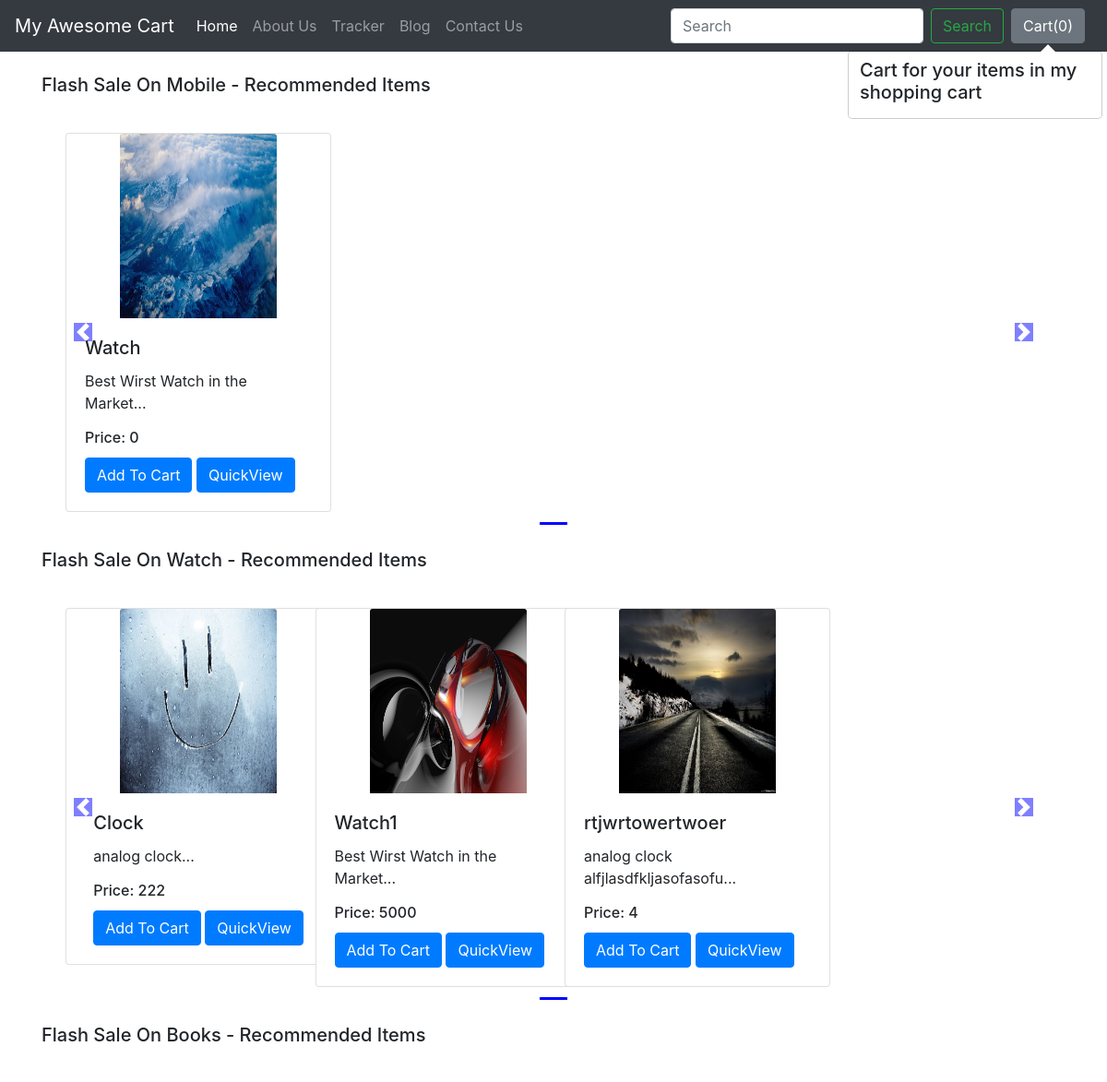
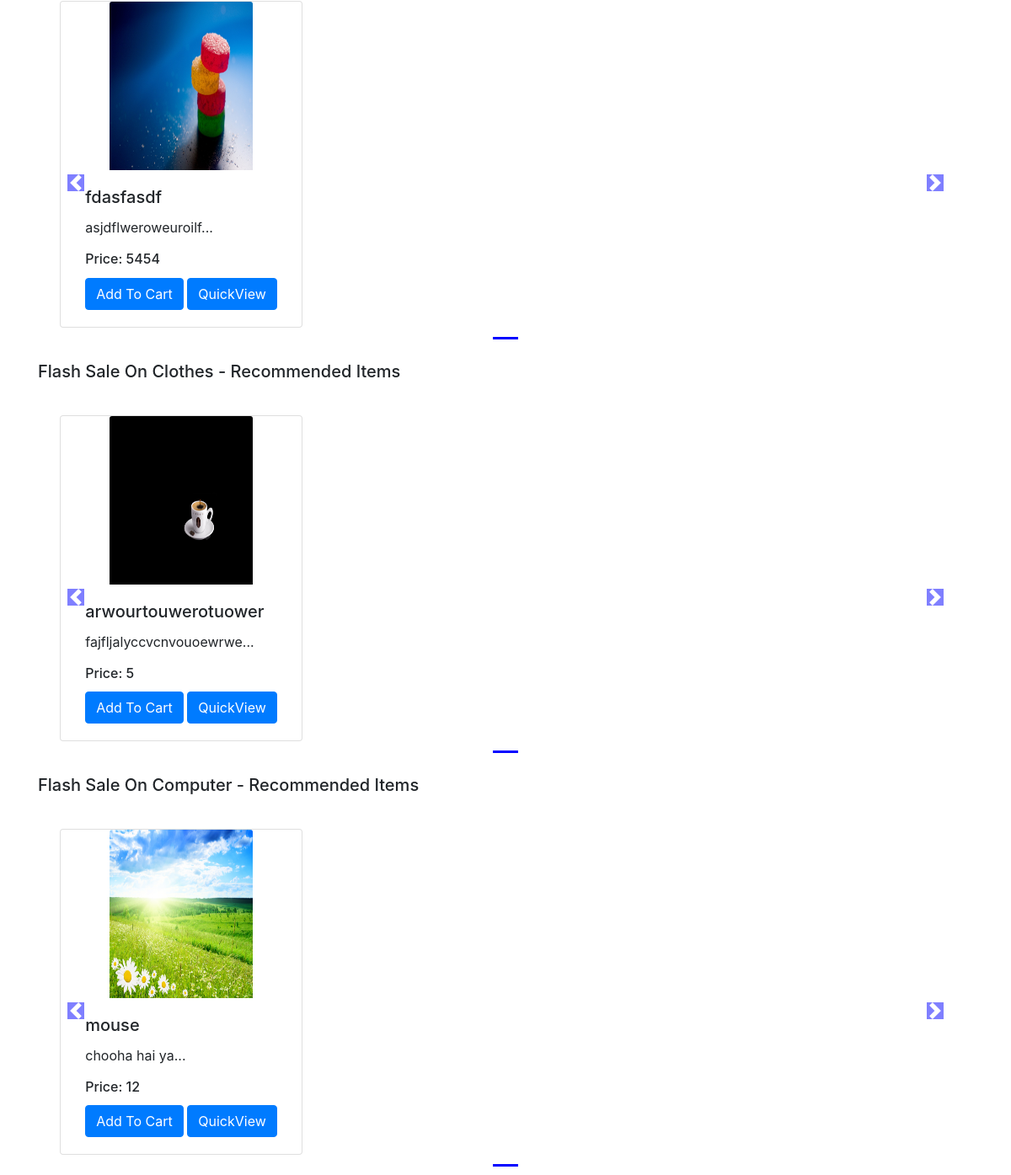
The app's page /shop/ with its own data (2 pictures, top to bottom).
### shop/models.py (models this page shows, shortened)
class Product(models.Model):
    product_id = models.AutoField
    product_name = models.CharField(max_length=50)
    category = models.CharField(max_length=50, default="")
    subcategory = models.CharField(max_length=50, default="")
    price = models.IntegerField(default=0)
    desc = models.CharField(max_length=300)
    pub_date = models.DateField()
    image = models.ImageField(upload_to='shop/images', default="")

### shop/views.py (the view)
# urls.py: path("", views.index, name="blogHome"),
def index(request):
    allProds = []
    catprods = Product.objects.values('category', 'id')
    cats = {item['category'] for item in catprods}
    for cat in cats:
        prod = Product.objects.filter(category=cat)
        n = len(prod)
        nSlides = n // 4 + ceil((n / 4) - (n // 4))
        allProds.append([prod, range(1, nSlides), nSlides])
    params = {'allProds':allProds}
    return render(request, 'shop/index.html', params)

### shop/templates/shop/index.html (shortened to what this page needs)
{% extends 'shop/basic.html' %}
{% block body %}
{% load static %}
<div class="container">
    {% for product, range, nSlides in allProds %}
    <h5 class="my-4">Flash Sale On {{product.0.category}} - Recommended Items</h5>
    <div class="row">
        <div id="demo{{forloop.counter}}" class="col carousel slide my-3" data-ride="carousel">
            <ul class="carousel-indicators">
                <li data-target="#demo{{forloop.counter}}" data-slide-to="0" class="active"></li>
            </ul>
            <div class="container carousel-inner no-padding">
                <div class="carousel-item active">
                    {% for i in product %}
                    <div class="col-xs-3 col-sm-3 col-md-3">
                        <div class="card align-items-center" style="width: 18rem;">
                            <img src='/media/{{i.image}}' class="card-img-top" alt="...">
                            <div class="card-body">
                                <h5 class="card-title" id="namepr{{i.id}}">{{i.product_name}}</h5>
                                <p class="card-text">{{i.desc|slice:"0:53"}}...</p>
                                <h6 class="card-title" >Price: <span id="pricepr{{i.id}}">{{i.price}}</span></h6>
                                <span id="divpr{{i.id}}" class="divpr">
                                    <button id="pr{{i.id}}" class="btn btn-primary cart">Add To Cart</button>
                                </span>
                                <a href="/shop/products/{{i.id}}"><button id="qv{{i.id}}" class="btn btn-primary cart">QuickView</button></a>
                            </div>
                        </div>
                    </div>
                    {% endfor %}
                </div>
            </div>
        </div>
        <a class="carousel-control-prev" href="#demo{{forloop.counter}}" data-slide="prev">
            <span class="carousel-control-prev-icon"></span>
        </a>
        <a class="carousel-control-next" href="#demo{{forloop.counter}}" data-slide="next">
            <span class="carousel-control-next-icon"></span>
        </a>
    </div>
    {% endfor %}
</div>
{% endblock %}

### records on screen
Product: category "Mobile", image (picture), product_name "Watch", desc "Best Wirst Watch in the Market", price "0"
Product: category "Watch", image (picture), product_name "Clock", desc "analog clock", price "222"
Product: image (picture), product_name "Watch1", desc "Best Wirst Watch in the Market", price "5000"
Product: image (picture), product_name "rtjwrtowertwoer", desc "analog clock alfjlasdfkljasofasofu", price "4"
Product: category "Books", image (picture), product_name "fdasfasdf", desc "asjdflweroweuroilf", price "5454"
Product: category "Clothes", image (picture), product_name "arwourtouwerotuower", desc "fajfljalyccvcnvouoewrwe", price "5"
Product: category "Computer", image (picture), product_name "mouse", desc "chooha hai ya", price "12"
